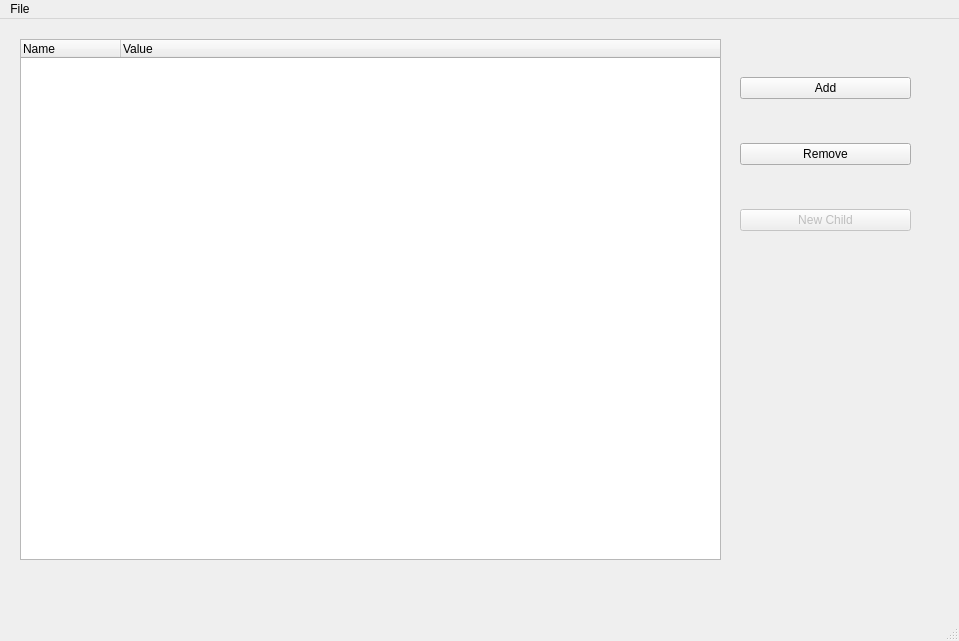
<?xml version="1.0" encoding="UTF-8"?>
<ui version="4.0">
 <class>MainWindow</class>
 <widget class="QMainWindow" name="MainWindow">
  <property name="geometry">
   <rect>
    <x>0</x>
    <y>0</y>
    <width>959</width>
    <height>641</height>
   </rect>
  </property>
  <property name="minimumSize">
   <size>
    <width>385</width>
    <height>612</height>
   </size>
  </property>
  <property name="maximumSize">
   <size>
    <width>1000</width>
    <height>1000</height>
   </size>
  </property>
  <property name="windowTitle">
   <string>MainWindow</string>
  </property>
  <widget class="QWidget" name="centralwidget">
   <widget class="QWidget" name="verticalLayoutWidget_2">
    <property name="geometry">
     <rect>
      <x>740</x>
      <y>20</y>
      <width>171</width>
      <height>231</height>
     </rect>
    </property>
    <layout class="QVBoxLayout" name="verticalLayout_2">
     <item>
      <widget class="QPushButton" name="btnAdd">
       <property name="text">
        <string>Add</string>
       </property>
       <property name="default">
        <bool>false</bool>
       </property>
       <property name="flat">
        <bool>false</bool>
       </property>
      </widget>
     </item>
     <item>
      <widget class="QPushButton" name="btnRemove">
       <property name="text">
        <string>Remove</string>
       </property>
       <property name="shortcut">
        <string>Del</string>
       </property>
      </widget>
     </item>
     <item>
      <widget class="QPushButton" name="btnNewChild">
       <property name="enabled">
        <bool>false</bool>
       </property>
       <property name="text">
        <string>New Child</string>
       </property>
      </widget>
     </item>
    </layout>
   </widget>
   <widget class="QTreeWidget" name="tree">
    <property name="geometry">
     <rect>
      <x>20</x>
      <y>20</y>
      <width>701</width>
      <height>521</height>
     </rect>
    </property>
    <property name="editTriggers">
     <set>QAbstractItemView::NoEditTriggers</set>
    </property>
    <property name="dragEnabled">
     <bool>false</bool>
    </property>
    <property name="dragDropMode">
     <enum>QAbstractItemView::NoDragDrop</enum>
    </property>
    <property name="selectionMode">
     <enum>QAbstractItemView::ExtendedSelection</enum>
    </property>
    <property name="autoExpandDelay">
     <number>0</number>
    </property>
    <property name="rootIsDecorated">
     <bool>false</bool>
    </property>
    <property name="expandsOnDoubleClick">
     <bool>false</bool>
    </property>
    <property name="columnCount">
     <number>2</number>
    </property>
    <attribute name="headerVisible">
     <bool>true</bool>
    </attribute>
    <column>
     <property name="text">
      <string notr="true">Name</string>
     </property>
    </column>
    <column>
     <property name="text">
      <string notr="true">Value</string>
     </property>
    </column>
   </widget>
   <widget class="QLabel" name="lblName">
    <property name="geometry">
     <rect>
      <x>20</x>
      <y>550</y>
      <width>701</width>
      <height>31</height>
     </rect>
    </property>
    <property name="text">
     <string/>
    </property>
   </widget>
  </widget>
  <widget class="QMenuBar" name="menubar">
   <property name="geometry">
    <rect>
     <x>0</x>
     <y>0</y>
     <width>959</width>
     <height>23</height>
    </rect>
   </property>
   <widget class="QMenu" name="menuFile">
    <property name="title">
     <string>File</string>
    </property>
    <addaction name="actionNew"/>
    <addaction name="actionOpen_as_Template"/>
    <addaction name="actionSave"/>
    <addaction name="actionQuit"/>
    <addaction name="separator"/>
   </widget>
   <addaction name="menuFile"/>
  </widget>
  <widget class="QStatusBar" name="statusbar"/>
  <action name="actionSave">
   <property name="text">
    <string>Save</string>
   </property>
  </action>
  <action name="actionQuit">
   <property name="text">
    <string>Quit</string>
   </property>
   <property name="shortcut">
    <string>Ctrl+Q</string>
   </property>
  </action>
  <action name="actionTemplateApplication">
   <property name="text">
    <string>Application</string>
   </property>
  </action>
  <action name="actionTemplateAutostart">
   <property name="text">
    <string>Autostart</string>
   </property>
  </action>
  <action name="actionNew">
   <property name="text">
    <string>New</string>
   </property>
  </action>
  <action name="actionOpen">
   <property name="text">
    <string>Open</string>
   </property>
  </action>
  <action name="actionOpen_as_Template">
   <property name="text">
    <string>Open as Template</string>
   </property>
  </action>
  <action name="actionSave_As">
   <property name="text">
    <string>Save As</string>
   </property>
  </action>
 </widget>
 <resources/>
 <connections>
  <connection>
   <sender>actionQuit</sender>
   <signal>triggered()</signal>
   <receiver>MainWindow</receiver>
   <slot>close()</slot>
   <hints>
    <hint type="sourcelabel">
     <x>-1</x>
     <y>-1</y>
    </hint>
    <hint type="destinationlabel">
     <x>318</x>
     <y>305</y>
    </hint>
   </hints>
  </connection>
 </connections>
</ui>
